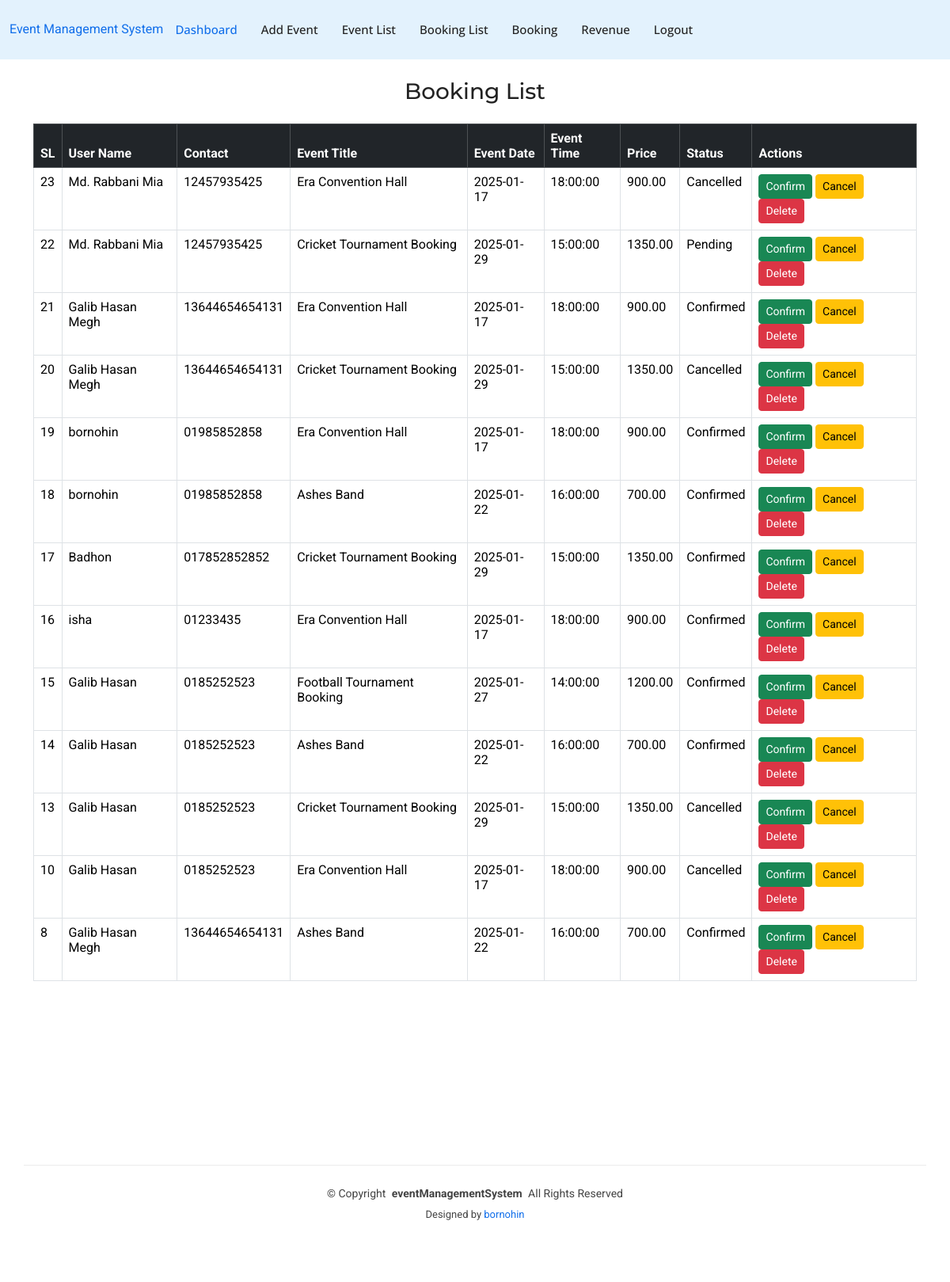
The app's page /admin/booking-list.php with its own data.
### tables this page shows
CREATE TABLE `bookings` (
  `id` int(11) NOT NULL,
  `user_id` int(11) NOT NULL,
  `event_id` int(11) NOT NULL,
  `booking_date` timestamp NOT NULL DEFAULT current_timestamp(),
  `status` varchar(255) DEFAULT NULL
);

CREATE TABLE `user` (
  `userid` int(11) NOT NULL,
  `name` varchar(50) NOT NULL,
  `contact` varchar(250) NOT NULL,
  `email` varchar(50) NOT NULL,
  `password` varchar(50) NOT NULL,
  `roleid` int(11) NOT NULL
);

CREATE TABLE `events` (
  `id` int(11) NOT NULL,
  `event_title` varchar(255) NOT NULL,
  `event_date` date NOT NULL,
  `event_time` time NOT NULL,
  `event_location` varchar(255) NOT NULL,
  `event_description` text NOT NULL,
  `price` decimal(10,2) NOT NULL,
  `event_image` varchar(255) NOT NULL,
  `created_at` timestamp NOT NULL DEFAULT current_timestamp()
);

### admin/booking-list.php (the view, shortened to what this page needs)
<?php
include('connect.php');
include('header.php');
$sql = "SELECT b.id AS booking_id, u.name AS user_name, u.contact AS user_contact, e.event_title, e.event_date, e.event_time, e.price, b.booking_date, b.status, b.user_id, e.id AS event_id
        FROM bookings b
        JOIN user u ON b.user_id = u.userid
        JOIN events e ON b.event_id = e.id
        ORDER BY b.booking_date DESC";
$result = mysqli_query($conn, $sql);
?>
<!DOCTYPE html>
<html lang="en">
<head>
</head>
<body>
    <div class="container mt-4">
        <h3 class="text-center mb-4">Booking List</h3>
        <table class="table table-bordered table-hover">
            <thead class="table-dark">
                <tr>
                    <th>SL</th>
                    <th>User Name</th>
                    <th>Contact</th>
                    <th>Event Title</th>
                    <th>Event Date</th>
                    <th>Event Time</th>
                    <th>Price</th>
                    <th>Status</th>
                    <th>Actions</th>
                </tr>
            </thead>
            <tbody>
                <?php
                if (mysqli_num_rows($result) > 0) {
                    while ($row = mysqli_fetch_assoc($result)) {
                        $status = $row['status'] ? $row['status'] : 'Pending';
                        echo "
                        <tr>
                            <td>{$row['booking_id']}</td>
                            <td>{$row['user_name']}</td>
                            <td>{$row['user_contact']}</td>
                            <td>{$row['event_title']}</td>
                            <td>{$row['event_date']}</td>
                            <td>{$row['event_time']}</td>
                            <td>{$row['price']}</td>
                            <td>{$status}</td>
                            <td>
                                <a href='booking-list.php?action=confirm&id={$row['booking_id']}' class='btn btn-success btn-sm' onclick='return confirm(\"Are you sure you want to confirm this booking?\")'>Confirm</a>
                                <a href='booking-list.php?action=cancel&id={$row['booking_id']}' class='btn btn-warning btn-sm' onclick='return confirm(\"Are you sure you want to cancel this booking?\")'>Cancel</a>
                                <a href='booking-list.php?action=delete&id={$row['booking_id']}' class='btn btn-danger btn-sm' onclick='return confirm(\"Are you sure you want to delete this booking?\")'>Delete</a>
                            </td>
                        </tr>";
                    }
                } else {
                    echo "<tr><td colspan='8' class='text-center'>No bookings found</td></tr>";
                }
                ?>
            </tbody>
        </table>
    </div>
    <?php include('footer.php'); ?>
</body>
</html>

### assets/css/main.css (style rules this page uses)
:root { --default-font: "Roboto", system-ui, -apple-system, "Segoe UI", Roboto, "Helvetica Neue", Arial, "Noto Sans", "Liberation Sans", sans-serif, "Apple Color Emoji", "Segoe UI Emoji", "Segoe UI Symbol", "Noto Color Emoji"; --heading-font: "Montserrat", sans-serif; --nav-font: "Open Sans", sans-serif; }
:root { --background-color: #ffffff; --default-color: #444444; --heading-color: #222222; --accent-color: #106eea; --surface-color: #ffffff; --contrast-color: #ffffff; }
:root { --nav-color: #222222; --nav-hover-color: #106eea; --nav-mobile-background-color: #ffffff; --nav-dropdown-background-color: #ffffff; --nav-dropdown-color: #222222; --nav-dropdown-hover-color: #106eea; }
:root { scroll-behavior: smooth; }
body { color: var(--default-color); background-color: var(--background-color); font-family: var(--default-font); }
a { color: var(--accent-color); text-decoration: none; transition: 0.3s; }
h1, h2, h3, h4, h5, h6 { color: var(--heading-color); font-family: var(--heading-font); }

### records on screen
bookings: id "23", user.name "Md. Rabbani Mia", user.contact "12457935425", event.event_title "Era Convention Hall", event.event_date "2025-01-17", event.event_time "18:00:00", event.price "900.00", status "Cancelled"
bookings: id "22", user.name "Md. Rabbani Mia", user.contact "12457935425", event.event_title "Cricket Tournament Booking", event.event_date "2025-01-29", event.event_time "15:00:00", event.price "1350.00", status "Pending"
bookings: id "21", user.name "Galib Hasan Megh", user.contact "13644654654131", event.event_title "Era Convention Hall", event.event_date "2025-01-17", event.event_time "18:00:00", event.price "900.00", status "Confirmed"
bookings: id "20", user.name "Galib Hasan Megh", user.contact "13644654654131", event.event_title "Cricket Tournament Booking", event.event_date "2025-01-29", event.event_time "15:00:00", event.price "1350.00", status "Cancelled"
bookings: id "19", user.name "bornohin", user.contact "01985852858", event.event_title "Era Convention Hall", event.event_date "2025-01-17", event.event_time "18:00:00", event.price "900.00", status "Confirmed"
bookings: id "18", user.name "bornohin", user.contact "01985852858", event.event_title "Ashes Band", event.event_date "2025-01-22", event.event_time "16:00:00", event.price "700.00", status "Confirmed"
bookings: id "17", user.name "Badhon", user.contact "017852852852", event.event_title "Cricket Tournament Booking", event.event_date "2025-01-29", event.event_time "15:00:00", event.price "1350.00", status "Confirmed"
bookings: id "16", user.name "isha", user.contact "01233435", event.event_title "Era Convention Hall", event.event_date "2025-01-17", event.event_time "18:00:00", event.price "900.00", status "Confirmed"
bookings: id "15", user.name "Galib Hasan", user.contact "0185252523", event.event_title "Football Tournament Booking", event.event_date "2025-01-27", event.event_time "14:00:00", event.price "1200.00", status "Confirmed"
bookings: id "14", user.name "Galib Hasan", user.contact "0185252523", event.event_title "Ashes Band", event.event_date "2025-01-22", event.event_time "16:00:00", event.price "700.00", status "Confirmed"
bookings: id "13", user.name "Galib Hasan", user.contact "0185252523", event.event_title "Cricket Tournament Booking", event.event_date "2025-01-29", event.event_time "15:00:00", event.price "1350.00", status "Cancelled"
bookings: id "10", user.name "Galib Hasan", user.contact "0185252523", event.event_title "Era Convention Hall", event.event_date "2025-01-17", event.event_time "18:00:00", event.price "900.00", status "Cancelled"
bookings: id "8", user.name "Galib Hasan Megh", user.contact "13644654654131", event.event_title "Ashes Band", event.event_date "2025-01-22", event.event_time "16:00:00", event.price "700.00", status "Confirmed"
